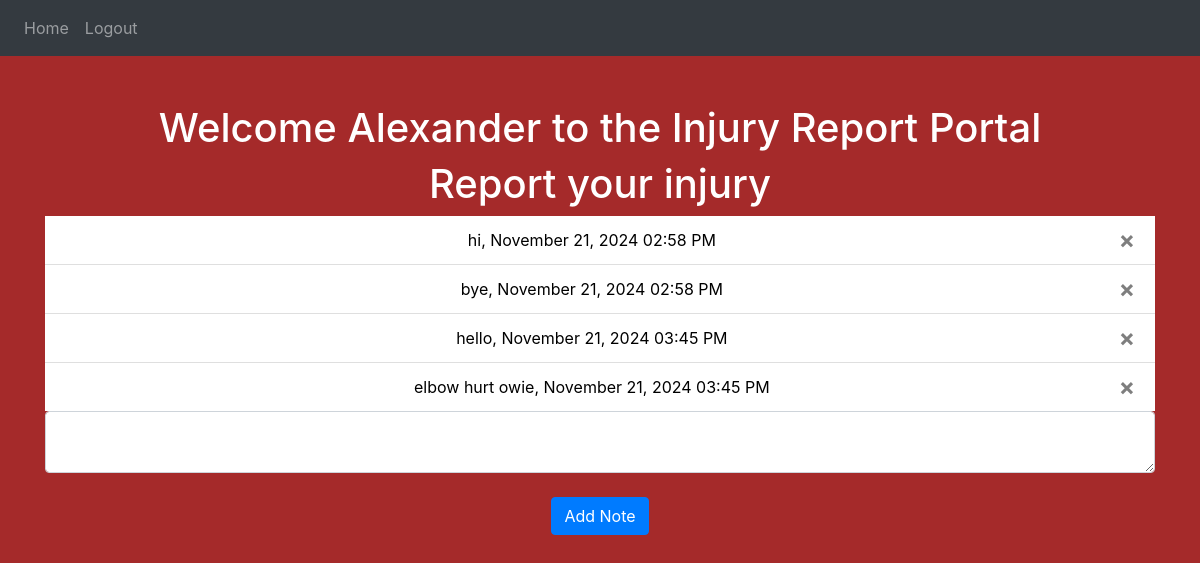
Screenshot of / (signed in) with the database file from the repository.
### website/models.py (models this page shows)
class User(db.Model, UserMixin): #defines layout for objects
    id = db.Column(db.Integer, primary_key=True) #unique identifier that represents object
    email = db.Column(db.String(150), unique=True) #says no user can have the same email as another user
    password = db.Column(db.String(150))
    first_name = db.Column(db.String(150))
    last_name = db.Column(db.String(150))
    role = db.Column(db.String(150))
    notes = db.relationship('Note')

class Note(db.Model): #defines layout for objects
    id = db.Column(db.Integer, primary_key=True) #unique identifier that represents object
    data = db.Column(db.String(10000)) #the note itself
    date = db.Column(db.DateTime(timezone=True), default=func.now()) #date and time of note
    user_id = db.Column(db.Integer, db.ForeignKey('user.id')) #references an ID to a column of a different database
    trainer_assigned = db.Column(db.String(10000), default="none") # the trainer assigned to this injury
    status = db.Column(db.String(10000), default="waiting") # accepted, waiting, or cleared

### website/views.py (the view, shortened to what this page needs)
@views.route('/', methods=['GET', 'POST']) # defines url to where this next function takes us (function runs when we go to this url)
@login_required
def home():
    est = pytz.timezone('US/Eastern')
    for note in current_user.notes:
        if note.date.tzinfo is None:
            note.date = pytz.utc.localize(note.date)
        note.date = note.date.astimezone(est)
    return render_template("home.html", user=current_user) #renders the html inside of home.html

### website/templates/home.html (shortened to what this page needs)
{% extends "base.html" %} {% block title %}Home{% endblock%} {% block content %}
<br />
<br />
<div style="text-align: center">
  <h1>Welcome {{ user.first_name }} to the Injury Report Portal</h1>
</div>
<div style="text-align: center">
  <h1>Report your injury</h1>
  <ul class="list-group list-group-flush" id="notes">
    {% for note in user.notes %}
    <li class="list-group-item" style="color: black">
      {{ note.data }}, {{ note.date.strftime("%B %d, %Y %I:%M %p") }}
      <button type="button" class="close" onClick="deleteNote('{{ note.id }}')">
        <span aria-hidden="true">&times;</span>
      </button>
    </li>
    {% endfor %}
  </ul>
</div>
<div style="text-align: center">
  <form method="POST">
    <textarea name="note" id="note" class="form-control"></textarea>
    <br />
    <div align="center">
      <button type="submit" class="btn btn-primary">Add Note</button>
    </div>
  </form>
</div>
{% endblock %}

### website/templates/home.html (style rules this page uses)
body { background: brown; color: white; }

### rows the page displays
User: first_name "Alexander"
Note: data "hi", date "November 21, 2024 02:58 PM"
Note: data "bye", date "November 21, 2024 02:58 PM"
Note: data "hello", date "November 21, 2024 03:45 PM"
Note: data "elbow hurt owie", date "November 21, 2024 03:45 PM"
